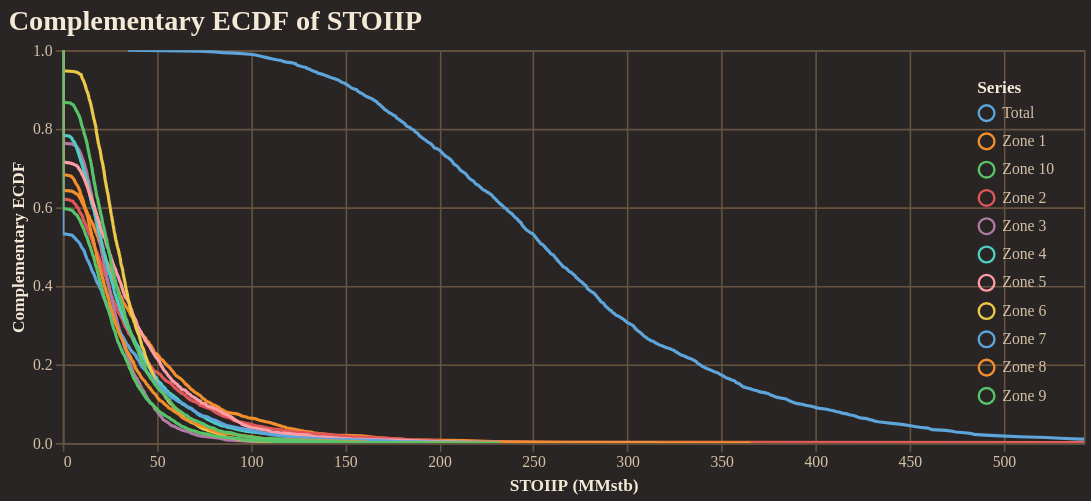

Notebook code cell kept with this figure:
### Code cell
fig = reporter.plotter.prospect_volumetric_ecdf_plot(
    figsize=(650, 250),
    backend=PLOTTING_BACKEND
)
fig.show()

### Figure 1 — Vega-Lite specification as saved in the notebook (floating-point values rounded to 4 significant figures; data arrays with more than 128 entries replaced by an {"elided": "..."} marker saying what was removed)
{"config": {"background": "#292524", "view": {"fill": "#292524", "stroke": "#665340"}, "title": {"color": "#f4e9d7", "font": "Merriweather", "fontSize": 18, "fontWeight": 600, "subtitleColor": "#d5c2a6", "anchor": "start"}, "axis": {"domainColor": "#665340", "gridColor": "#665340", "tickColor": "#665340", "labelColor": "#d5c2a6", "titleColor": "#f4e9d7", "labelFont": "Merriweather", "titleFont": "Merriweather"}, "legend": {"titleColor": "#f4e9d7", "labelColor": "#d5c2a6", "labelFont": "Merriweather", "titleFont": "Merriweather", "orient": "top-right", "symbolType": "circle"}, "header": {"labelColor": "#d5c2a6", "titleColor": "#f4e9d7", "labelFont": "Merriweather", "titleFont": "Merriweather"}, "mark": {"color": "#c78d3b"}, "line": {"color": "#c78d3b"}, "bar": {"color": "#c78d3b"}, "point": {"color": "#ddb06d"}, "area": {"color": "#c78d3b", "opacity": 0.35}, "text": {"color": "#f4e9d7", "font": "Merriweather"}, "range": {"category": ["#5DA5DA", "#F28E2B", "#59C36A", "#E15759", "#B07AA1", "#4ECDC4", "#FF9DA7", "#EDC948"]}}, "layer": [{"mark": {"type": "line", "clip": true, "strokeWidth": 2}, "encoding": {"color": {"field": "series", "title": "Series", "type": "nominal"}, "tooltip": [{"field": "series", "title": "Series", "type": "nominal"}, {"field": "stoiip_mmstb", "format": ",.2f", "title": "STOIIP (MMstb)", "type": "quantitative"}, {"field": "exceedance_probability", "format": ".3f", "title": "Exceedance", "type": "quantitative"}], "x": {"field": "stoiip_mmstb", "title": "STOIIP (MMstb)", "type": "quantitative"}, "y": {"field": "exceedance_probability", "scale": {"domain": [0, 1]}, "title": "Complementary ECDF", "type": "quantitative"}}}], "data": {"name": "data-4786643c596dd09b49419ba44ae30ab2"}, "encoding": {"x": {"field": "stoiip_mmstb", "scale": {"domain": [0, 542.7]}, "type": "quantitative"}}, "height": 250, "title": "Complementary ECDF of STOIIP", "width": 650, "$schema": "https://vega.github.io/schema/vega-lite/v5.20.1.json", "datasets": {"data-4786643c596dd09b49419ba44ae30ab2": {"elided": "5500 records"}}}
